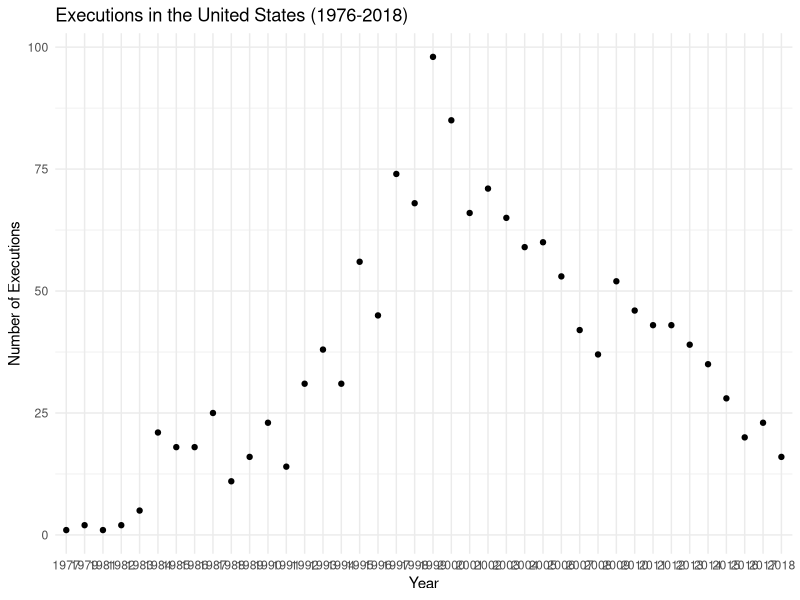
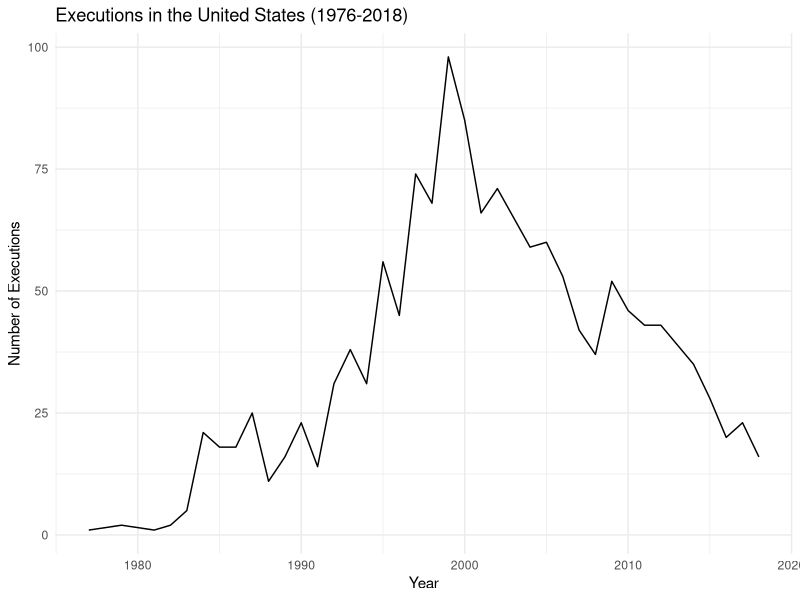
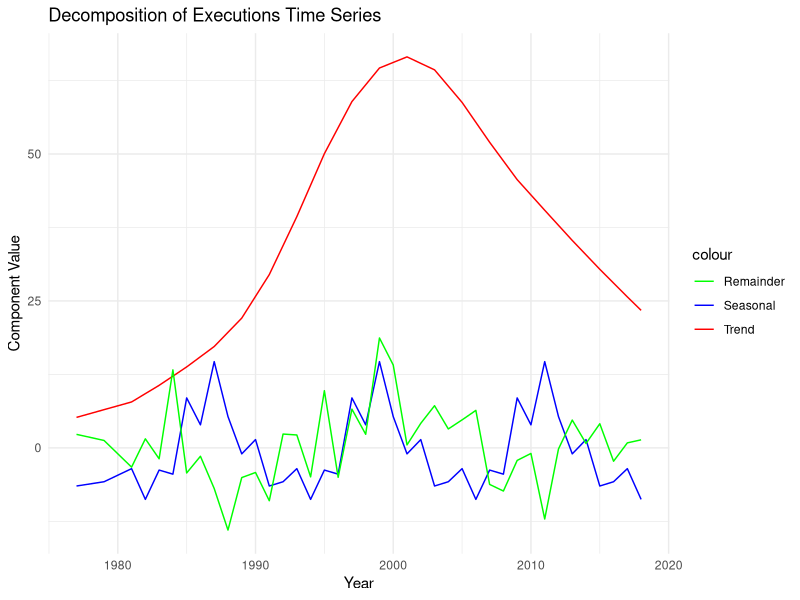
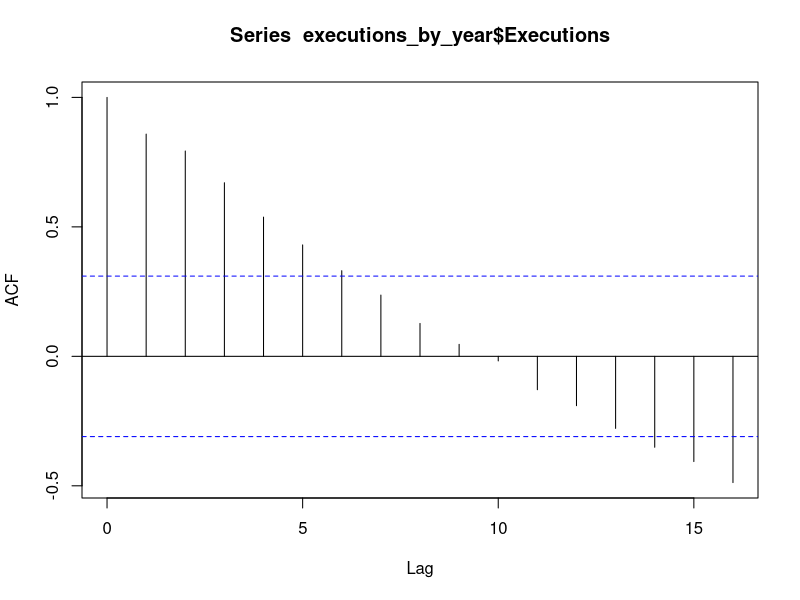
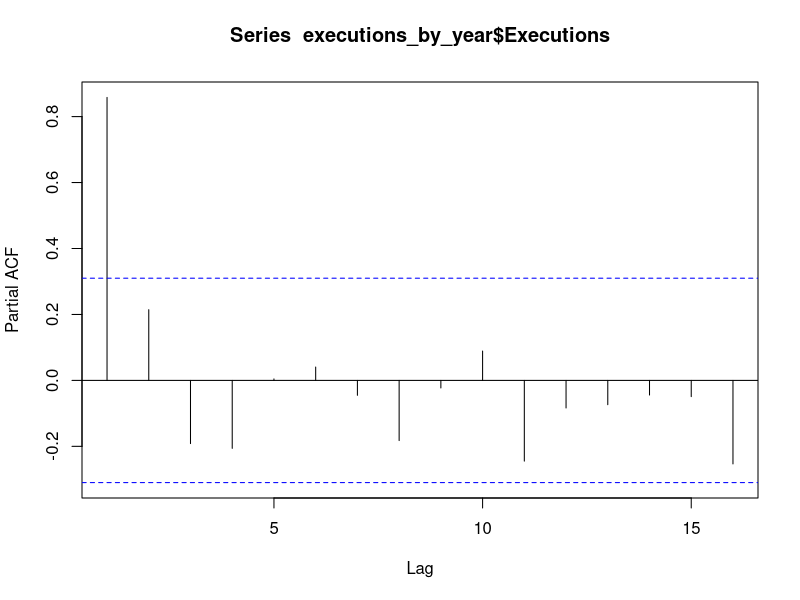
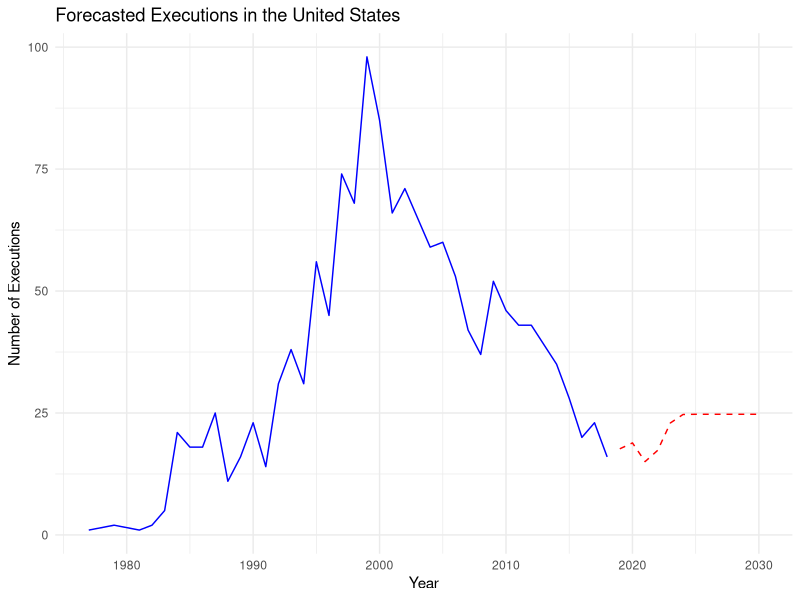

Write the R code that produced these figures, in order.
# Load necessary libraries
library(magrittr)
library(ggplot2)

# Load the data
executions_data <- read.csv("Executions-in-the-United-States.csv", header = TRUE)

# Explore the structure of the data
str(executions_data)

# Summary statistics
summary(executions_data)

# Extract year from Date column
#executions_data$Year <- as.numeric(format(as.Date(executions_data$Date, "%Y-%m-%d"), "%Y"))

# Clean and extract year from Date column
executions_data$Year <- substr(executions_data$Date, 13, 16)

# Aggregate executions per year
executions_by_year <- aggregate(Date ~ Year, data = executions_data, FUN = length)

#head(executions_by_year)

# Convert Year to numeric
#executions_by_year$Year <- as.numeric(substr(executions_by_year$Date, 13, 16))

# Rename the aggregated column
colnames(executions_by_year)[2] <- "Executions"

# Plot the time series with points
ggplot(executions_by_year, aes(x = Year, y = Executions)) +
  geom_point() +
  labs(title = "Executions in the United States (1976-2018)",
       x = "Year",
       y = "Number of Executions") +
  theme_minimal()

# Convert 'Year' to numeric
executions_by_year$Year <- as.numeric(executions_by_year$Year)

# Plot the count of executions over the years
ggplot(executions_by_year, aes(x = Year, y = Executions)) +
  geom_line() +
  labs(title = "Executions in the United States (1976-2018)",
       x = "Year",
       y = "Number of Executions") +
  theme_minimal()

#length(executions_by_year$Executions)

# Decompose the time series using stl()
executions_stl <- stl(ts(executions_by_year$Executions, frequency = 12), s.window = "periodic")

# Create a dataframe with time series components
decomposition_df <- data.frame(
  Year = executions_by_year$Year,
  Seasonal = executions_stl$time.series[, "seasonal"],
  Trend = executions_stl$time.series[, "trend"],
  Remainder = executions_stl$time.series[, "remainder"]
)

# Plot the decomposition components
ggplot(decomposition_df, aes(x = Year)) +
  geom_line(aes(y = Seasonal, color = "Seasonal")) +
  geom_line(aes(y = Trend, color = "Trend")) +
  geom_line(aes(y = Remainder, color = "Remainder")) +
  labs(title = "Decomposition of Executions Time Series",
       y = "Component Value",
       x = "Year") +
  scale_color_manual(values = c("Seasonal" = "blue", "Trend" = "red", "Remainder" = "green")) +
  theme_minimal()

# ACF plot
acf(executions_by_year$Executions)

# PACF plot
pacf(executions_by_year$Executions)

# Fit ARIMA model
executions_arima_model <- arima(executions_by_year$Executions, order = c(1, 1, 6))

# Summary of the model
summary(executions_arima_model)

# Forecast future values
future_time <- length(executions_by_year$Executions) + 1  # Next time point after the last observation
executions_forecast <- predict(executions_arima_model, n.ahead = 12)  # Forecast next 12 values

# Print forecasted values
print(executions_forecast$pred)

# Create a data frame for the forecasted values
forecast_data <- data.frame(
  Year = seq(2019, length.out = length(executions_forecast$pred)),
  Executions = executions_forecast$pred
)

# Plot the forecasted values
ggplot() +
  geom_line(data = executions_by_year, aes(x = Year, y = Executions), color = "blue", linetype = "solid") +  # Actual data
  geom_line(data = forecast_data, aes(x = Year, y = Executions), color = "red", linetype = "dashed") +  # Forecasted values
  labs(title = "Forecasted Executions in the United States",
       x = "Year",
       y = "Number of Executions") +
  theme_minimal()



# Calculate accuracy metrics
actual_values <- executions_by_year$Executions
forecasted_values <- executions_forecast$pred

length(actual_values)
length(forecasted_values)

# Trim actual_values to match the length of forecasted_values
actual_values_trimmed <- tail(actual_values, length(forecasted_values))

length(actual_values_trimmed)

# Calculate errors
errors <- forecasted_values - actual_values_trimmed

# Calculate Mean Absolute Error (MAE)
mae <- mean(abs(errors))

# Calculate Mean Absolute Percentage Error (MAPE)
mape <- mean(abs(errors / actual_values_trimmed)) * 100

# Calculate Mean Squared Error (MSE)
mse <- mean(errors^2)

# Calculate Root Mean Squared Error (RMSE)
rmse <- sqrt(mse)

# Print the accuracy metrics
cat("Mean Absolute Error (MAE):", mae, "\n")
cat("Mean Absolute Percentage Error (MAPE):", mape, "%\n")
cat("Mean Squared Error (MSE):", mse, "\n")
cat("Root Mean Squared Error (RMSE):", rmse, "\n")


